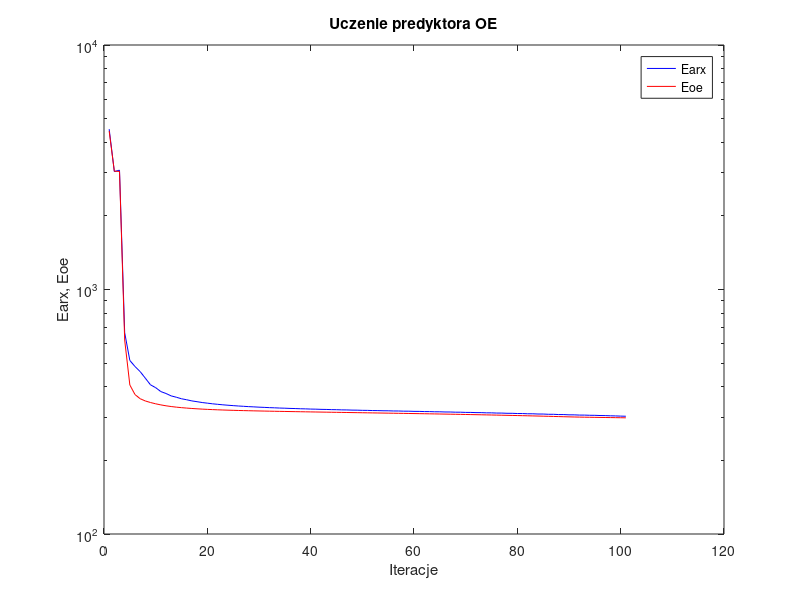
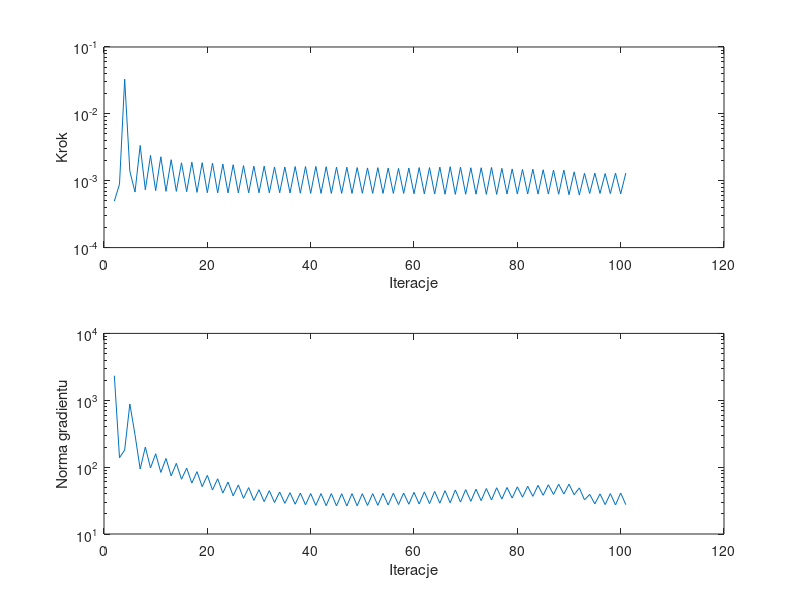

These charts were generated, in order, by the following MATLAB code:
%uczenie predyktora oe
clear all;
n=0; farx(n+1)=4.526765e+003; foe(n+1)=4.446337e+003; wspucz(n+1)=0.000000e+000; ng(n+1)=0.000000e+000;
n=1; farx(n+1)=3.036785e+003; foe(n+1)=3.046966e+003; krok(n+1)=4.957365e-004; ng(n+1)=2.329321e+003;
n=2; farx(n+1)=3.076822e+003; foe(n+1)=3.040326e+003; krok(n+1)=8.881378e-004; ng(n+1)=1.386040e+002;
n=3; farx(n+1)=6.661307e+002; foe(n+1)=6.216137e+002; krok(n+1)=3.300845e-002; ng(n+1)=1.805127e+002;
n=4; farx(n+1)=5.126071e+002; foe(n+1)=4.069593e+002; krok(n+1)=1.389400e-003; ng(n+1)=8.808301e+002;
n=5; farx(n+1)=4.842324e+002; foe(n+1)=3.717958e+002; krok(n+1)=6.767654e-004; ng(n+1)=3.049970e+002;
n=6; farx(n+1)=4.614885e+002; foe(n+1)=3.575071e+002; krok(n+1)=3.367365e-003; ng(n+1)=9.363508e+001;
n=7; farx(n+1)=4.337148e+002; foe(n+1)=3.500357e+002; krok(n+1)=7.312079e-004; ng(n+1)=2.000220e+002;
n=8; farx(n+1)=4.074390e+002; foe(n+1)=3.449566e+002; krok(n+1)=2.394037e-003; ng(n+1)=9.716583e+001;
n=9; farx(n+1)=3.967536e+002; foe(n+1)=3.408083e+002; krok(n+1)=7.102557e-004; ng(n+1)=1.585370e+002;
n=10; farx(n+1)=3.824038e+002; foe(n+1)=3.373379e+002; krok(n+1)=2.282102e-003; ng(n+1)=8.333820e+001;
n=11; farx(n+1)=3.755560e+002; foe(n+1)=3.344771e+002; krok(n+1)=6.935224e-004; ng(n+1)=1.348836e+002;
n=12; farx(n+1)=3.671613e+002; foe(n+1)=3.321690e+002; krok(n+1)=2.063028e-003; ng(n+1)=7.399136e+001;
n=13; farx(n+1)=3.625549e+002; foe(n+1)=3.302455e+002; krok(n+1)=6.935224e-004; ng(n+1)=1.139169e+002;
n=14; farx(n+1)=3.573661e+002; foe(n+1)=3.286800e+002; krok(n+1)=1.854565e-003; ng(n+1)=6.589503e+001;
n=15; farx(n+1)=3.540662e+002; foe(n+1)=3.273403e+002; krok(n+1)=6.847610e-004; ng(n+1)=9.666496e+001;
n=16; farx(n+1)=3.502503e+002; foe(n+1)=3.261432e+002; krok(n+1)=1.895132e-003; ng(n+1)=5.778431e+001;
n=17; farx(n+1)=3.476909e+002; foe(n+1)=3.251089e+002; krok(n+1)=6.696507e-004; ng(n+1)=8.568442e+001;
n=18; farx(n+1)=3.449199e+002; foe(n+1)=3.242021e+002; krok(n+1)=1.860699e-003; ng(n+1)=5.109682e+001;
n=19; farx(n+1)=3.429030e+002; foe(n+1)=3.234053e+002; krok(n+1)=6.621248e-004; ng(n+1)=7.538766e+001;
n=20; farx(n+1)=3.408209e+002; foe(n+1)=3.226957e+002; krok(n+1)=1.835515e-003; ng(n+1)=4.546677e+001;
n=21; farx(n+1)=3.391798e+002; foe(n+1)=3.220609e+002; krok(n+1)=6.586506e-004; ng(n+1)=6.702131e+001;
n=22; farx(n+1)=3.376065e+002; foe(n+1)=3.214943e+002; krok(n+1)=1.776276e-003; ng(n+1)=4.094566e+001;
n=23; farx(n+1)=3.362448e+002; foe(n+1)=3.209783e+002; krok(n+1)=6.586506e-004; ng(n+1)=5.982794e+001;
n=24; farx(n+1)=3.350169e+002; foe(n+1)=3.205080e+002; krok(n+1)=1.736904e-003; ng(n+1)=3.721166e+001;
n=25; farx(n+1)=3.338539e+002; foe(n+1)=3.200713e+002; krok(n+1)=6.586506e-004; ng(n+1)=5.423637e+001;
n=26; farx(n+1)=3.328844e+002; foe(n+1)=3.196693e+002; krok(n+1)=1.683682e-003; ng(n+1)=3.415974e+001;
n=27; farx(n+1)=3.318766e+002; foe(n+1)=3.192927e+002; krok(n+1)=6.603184e-004; ng(n+1)=4.940530e+001;
n=28; farx(n+1)=3.310895e+002; foe(n+1)=3.189368e+002; krok(n+1)=1.651908e-003; ng(n+1)=3.176707e+001;
n=29; farx(n+1)=3.301970e+002; foe(n+1)=3.186011e+002; krok(n+1)=6.603743e-004; ng(n+1)=4.596479e+001;
n=30; farx(n+1)=3.295425e+002; foe(n+1)=3.182777e+002; krok(n+1)=1.651654e-003; ng(n+1)=3.049278e+001;
n=31; farx(n+1)=3.287295e+002; foe(n+1)=3.179664e+002; krok(n+1)=6.586506e-004; ng(n+1)=4.448227e+001;
n=32; farx(n+1)=3.281937e+002; foe(n+1)=3.176696e+002; krok(n+1)=1.606327e-003; ng(n+1)=2.957065e+001;
n=33; farx(n+1)=3.274552e+002; foe(n+1)=3.173830e+002; krok(n+1)=6.603743e-004; ng(n+1)=4.248093e+001;
n=34; farx(n+1)=3.270024e+002; foe(n+1)=3.171031e+002; krok(n+1)=1.602367e-003; ng(n+1)=2.872031e+001;
n=35; farx(n+1)=3.263169e+002; foe(n+1)=3.168303e+002; krok(n+1)=6.553529e-004; ng(n+1)=4.144089e+001;
n=36; farx(n+1)=3.259237e+002; foe(n+1)=3.165598e+002; krok(n+1)=1.629095e-003; ng(n+1)=2.788747e+001;
n=37; farx(n+1)=3.252751e+002; foe(n+1)=3.162943e+002; krok(n+1)=6.502194e-004; ng(n+1)=4.095882e+001;
n=38; farx(n+1)=3.249388e+002; foe(n+1)=3.160326e+002; krok(n+1)=1.629095e-003; ng(n+1)=2.729555e+001;
n=39; farx(n+1)=3.243239e+002; foe(n+1)=3.157746e+002; krok(n+1)=6.467102e-004; ng(n+1)=4.028074e+001;
n=40; farx(n+1)=3.240328e+002; foe(n+1)=3.155181e+002; krok(n+1)=1.635770e-003; ng(n+1)=2.676724e+001;
n=41; farx(n+1)=3.234429e+002; foe(n+1)=3.152655e+002; krok(n+1)=6.465635e-004; ng(n+1)=4.022165e+001;
n=42; farx(n+1)=3.231979e+002; foe(n+1)=3.150161e+002; krok(n+1)=1.620122e-003; ng(n+1)=2.651190e+001;
n=43; farx(n+1)=3.226282e+002; foe(n+1)=3.147673e+002; krok(n+1)=6.459813e-004; ng(n+1)=4.024860e+001;
n=44; farx(n+1)=3.224197e+002; foe(n+1)=3.145225e+002; krok(n+1)=1.597633e-003; ng(n+1)=2.629739e+001;
n=45; farx(n+1)=3.218698e+002; foe(n+1)=3.142784e+002; krok(n+1)=6.465635e-004; ng(n+1)=4.005912e+001;
n=46; farx(n+1)=3.216901e+002; foe(n+1)=3.140357e+002; krok(n+1)=1.593673e-003; ng(n+1)=2.624706e+001;
n=47; farx(n+1)=3.211518e+002; foe(n+1)=3.137929e+002; krok(n+1)=6.459813e-004; ng(n+1)=4.018122e+001;
n=48; farx(n+1)=3.209972e+002; foe(n+1)=3.135522e+002; krok(n+1)=1.572201e-003; ng(n+1)=2.642439e+001;
n=49; farx(n+1)=3.204710e+002; foe(n+1)=3.133121e+002; krok(n+1)=6.483498e-004; ng(n+1)=4.005797e+001;
n=50; farx(n+1)=3.203390e+002; foe(n+1)=3.130732e+002; krok(n+1)=1.554197e-003; ng(n+1)=2.668783e+001;
n=51; farx(n+1)=3.198209e+002; foe(n+1)=3.128337e+002; krok(n+1)=6.467102e-004; ng(n+1)=4.012408e+001;
n=52; farx(n+1)=3.197040e+002; foe(n+1)=3.125926e+002; krok(n+1)=1.567808e-003; ng(n+1)=2.683891e+001;
n=53; farx(n+1)=3.191854e+002; foe(n+1)=3.123503e+002; krok(n+1)=6.459813e-004; ng(n+1)=4.054756e+001;
n=54; farx(n+1)=3.190860e+002; foe(n+1)=3.121100e+002; krok(n+1)=1.548092e-003; ng(n+1)=2.722108e+001;
n=55; farx(n+1)=3.185699e+002; foe(n+1)=3.118667e+002; krok(n+1)=6.459813e-004; ng(n+1)=4.078833e+001;
n=56; farx(n+1)=3.184814e+002; foe(n+1)=3.116247e+002; krok(n+1)=1.528320e-003; ng(n+1)=2.755454e+001;
n=57; farx(n+1)=3.179693e+002; foe(n+1)=3.113815e+002; krok(n+1)=6.467102e-004; ng(n+1)=4.098837e+001;
n=58; farx(n+1)=3.178916e+002; foe(n+1)=3.111360e+002; krok(n+1)=1.548092e-003; ng(n+1)=2.787046e+001;
n=59; farx(n+1)=3.173717e+002; foe(n+1)=3.108860e+002; krok(n+1)=6.384605e-004; ng(n+1)=4.195695e+001;
n=60; farx(n+1)=3.172964e+002; foe(n+1)=3.106327e+002; krok(n+1)=1.573435e-003; ng(n+1)=2.805687e+001;
n=61; farx(n+1)=3.167697e+002; foe(n+1)=3.103775e+002; krok(n+1)=6.359070e-004; ng(n+1)=4.269438e+001;
n=62; farx(n+1)=3.167008e+002; foe(n+1)=3.101193e+002; krok(n+1)=1.573435e-003; ng(n+1)=2.848204e+001;
n=63; farx(n+1)=3.161677e+002; foe(n+1)=3.098592e+002; krok(n+1)=6.328553e-004; ng(n+1)=4.336561e+001;
n=64; farx(n+1)=3.161033e+002; foe(n+1)=3.095933e+002; krok(n+1)=1.597633e-003; ng(n+1)=2.887471e+001;
n=65; farx(n+1)=3.155563e+002; foe(n+1)=3.093242e+002; krok(n+1)=6.275936e-004; ng(n+1)=4.443950e+001;
n=66; farx(n+1)=3.154959e+002; foe(n+1)=3.090500e+002; krok(n+1)=1.620122e-003; ng(n+1)=2.933570e+001;
n=67; farx(n+1)=3.149317e+002; foe(n+1)=3.087706e+002; krok(n+1)=6.250570e-004; ng(n+1)=4.558023e+001;
n=68; farx(n+1)=3.148754e+002; foe(n+1)=3.084904e+002; krok(n+1)=1.597633e-003; ng(n+1)=3.001338e+001;
n=69; farx(n+1)=3.143021e+002; foe(n+1)=3.082056e+002; krok(n+1)=6.277808e-004; ng(n+1)=4.617294e+001;
n=70; farx(n+1)=3.142503e+002; foe(n+1)=3.079198e+002; krok(n+1)=1.563831e-003; ng(n+1)=3.081438e+001;
n=71; farx(n+1)=3.136688e+002; foe(n+1)=3.076297e+002; krok(n+1)=6.295194e-004; ng(n+1)=4.671234e+001;
n=72; farx(n+1)=3.136209e+002; foe(n+1)=3.073346e+002; krok(n+1)=1.564230e-003; ng(n+1)=3.156130e+001;
n=73; farx(n+1)=3.130213e+002; foe(n+1)=3.070330e+002; krok(n+1)=6.254538e-004; ng(n+1)=4.785254e+001;
n=74; farx(n+1)=3.129730e+002; foe(n+1)=3.067242e+002; krok(n+1)=1.581052e-003; ng(n+1)=3.224034e+001;
n=75; farx(n+1)=3.123497e+002; foe(n+1)=3.064087e+002; krok(n+1)=6.250570e-004; ng(n+1)=4.917007e+001;
n=76; farx(n+1)=3.123026e+002; foe(n+1)=3.060908e+002; krok(n+1)=1.532691e-003; ng(n+1)=3.327038e+001;
n=77; farx(n+1)=3.116692e+002; foe(n+1)=3.057693e+002; krok(n+1)=6.326141e-004; ng(n+1)=4.962908e+001;
n=78; farx(n+1)=3.116305e+002; foe(n+1)=3.054434e+002; krok(n+1)=1.499367e-003; ng(n+1)=3.448168e+001;
n=79; farx(n+1)=3.109767e+002; foe(n+1)=3.051089e+002; krok(n+1)=6.326141e-004; ng(n+1)=5.074128e+001;
n=80; farx(n+1)=3.109375e+002; foe(n+1)=3.047684e+002; krok(n+1)=1.478815e-003; ng(n+1)=3.552711e+001;
n=81; farx(n+1)=3.102658e+002; foe(n+1)=3.044215e+002; krok(n+1)=6.328553e-004; ng(n+1)=5.171263e+001;
n=82; farx(n+1)=3.102285e+002; foe(n+1)=3.040633e+002; krok(n+1)=1.486749e-003; ng(n+1)=3.655883e+001;
n=83; farx(n+1)=3.095241e+002; foe(n+1)=3.036969e+002; krok(n+1)=6.326141e-004; ng(n+1)=5.335040e+001;
n=84; farx(n+1)=3.094931e+002; foe(n+1)=3.033259e+002; krok(n+1)=1.457389e-003; ng(n+1)=3.790610e+001;
n=85; farx(n+1)=3.087642e+002; foe(n+1)=3.029442e+002; krok(n+1)=6.326141e-004; ng(n+1)=5.453769e+001;
n=86; farx(n+1)=3.087346e+002; foe(n+1)=3.025587e+002; krok(n+1)=1.441974e-003; ng(n+1)=3.905075e+001;
n=87; farx(n+1)=3.079841e+002; foe(n+1)=3.021644e+002; krok(n+1)=6.277588e-004; ng(n+1)=5.556170e+001;
n=88; farx(n+1)=3.079469e+002; foe(n+1)=3.017697e+002; krok(n+1)=1.441974e-003; ng(n+1)=3.963553e+001;
n=89; farx(n+1)=3.071900e+002; foe(n+1)=3.013791e+002; krok(n+1)=6.174461e-004; ng(n+1)=5.560542e+001;
n=90; farx(n+1)=3.071224e+002; foe(n+1)=3.010209e+002; krok(n+1)=1.358387e-003; ng(n+1)=3.865648e+001;
n=91; farx(n+1)=3.064701e+002; foe(n+1)=3.007135e+002; krok(n+1)=6.106204e-004; ng(n+1)=4.895457e+001;
n=92; farx(n+1)=3.064090e+002; foe(n+1)=3.004592e+002; krok(n+1)=1.293420e-003; ng(n+1)=3.238180e+001;
n=93; farx(n+1)=3.058946e+002; foe(n+1)=3.002343e+002; krok(n+1)=6.453470e-004; ng(n+1)=3.908971e+001;
n=94; farx(n+1)=3.057728e+002; foe(n+1)=3.000124e+002; krok(n+1)=1.297613e-003; ng(n+1)=2.821270e+001;
n=95; farx(n+1)=3.052117e+002; foe(n+1)=2.997929e+002; krok(n+1)=6.459813e-004; ng(n+1)=3.980262e+001;
n=96; farx(n+1)=3.049798e+002; foe(n+1)=2.995755e+002; krok(n+1)=1.280854e-003; ng(n+1)=2.757176e+001;
n=97; farx(n+1)=3.044036e+002; foe(n+1)=2.993583e+002; krok(n+1)=6.423816e-004; ng(n+1)=4.026636e+001;
n=98; farx(n+1)=3.040859e+002; foe(n+1)=2.991389e+002; krok(n+1)=1.300172e-003; ng(n+1)=2.720028e+001;
n=99; farx(n+1)=3.035089e+002; foe(n+1)=2.989194e+002; krok(n+1)=6.359070e-004; ng(n+1)=4.103843e+001;
n=100; farx(n+1)=3.031209e+002; foe(n+1)=2.986982e+002; krok(n+1)=1.303632e-003; ng(n+1)=2.743383e+001;

figure; semilogy(farx,'b'); hold on; semilogy(foe,'r'); xlabel('Iteracje'); ylabel('Earx, Eoe'); legend('Earx','Eoe'); title('Uczenie predyktora OE');
figure; subplot(2,1,1); semilogy(krok); xlabel('Iteracje'); ylabel('Krok');
subplot(2,1,2); semilogy(ng); xlabel('Iteracje'); ylabel('Norma gradientu');
Earx=farx(n+1)
Eoe=foe(n+1)
